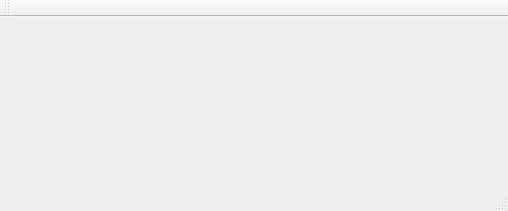
<?xml version="1.0" encoding="UTF-8"?>
<ui version="4.0">
 <class>ZipperClass</class>
 <widget class="QMainWindow" name="ZipperClass">
  <property name="geometry">
   <rect>
    <x>0</x>
    <y>0</y>
    <width>508</width>
    <height>211</height>
   </rect>
  </property>
  <property name="windowTitle">
   <string>Zipper</string>
  </property>
  <property name="windowIcon">
   <iconset resource="zipper.qrc">
    <normaloff>:/Zipper/Resources/Bandizip.png</normaloff>:/Zipper/Resources/Bandizip.png</iconset>
  </property>
  <widget class="QWidget" name="centralWidget"/>
  <widget class="QMenuBar" name="menuBar">
   <property name="geometry">
    <rect>
     <x>0</x>
     <y>0</y>
     <width>508</width>
     <height>21</height>
    </rect>
   </property>
  </widget>
  <widget class="QToolBar" name="mainToolBar">
   <attribute name="toolBarArea">
    <enum>TopToolBarArea</enum>
   </attribute>
   <attribute name="toolBarBreak">
    <bool>false</bool>
   </attribute>
  </widget>
  <widget class="QStatusBar" name="statusBar"/>
 </widget>
 <layoutdefault spacing="6" margin="11"/>
 <resources>
  <include location="zipper.qrc"/>
 </resources>
 <connections/>
</ui>
